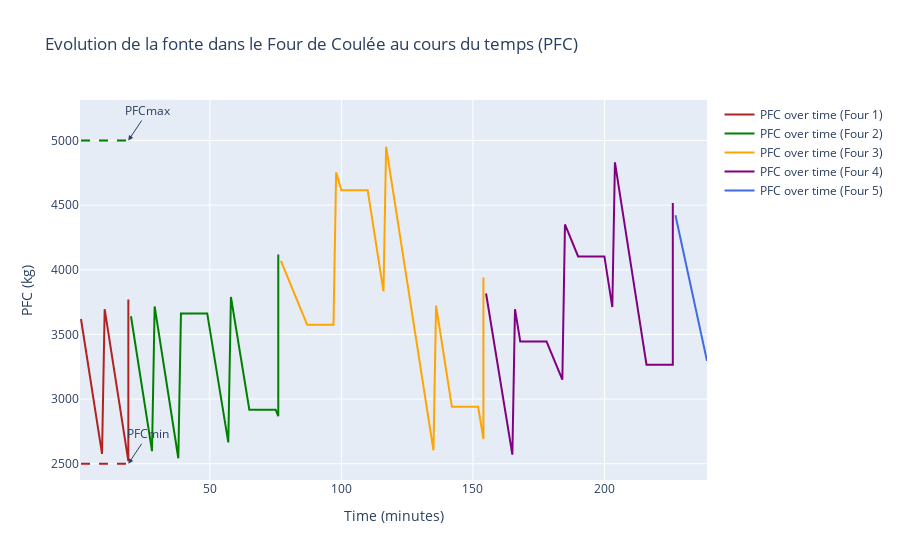
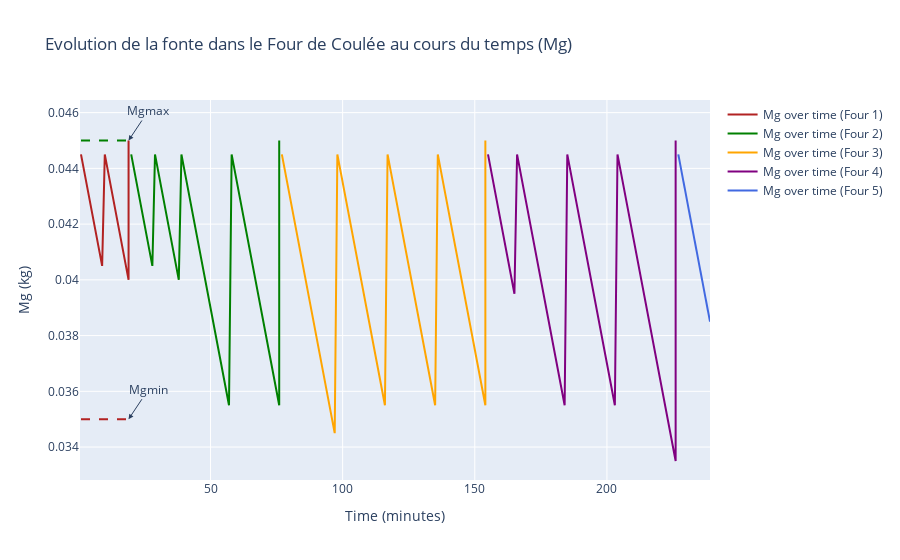

Notebook code cell kept with these figures, in order:
### Code cell
import plotly.graph_objects as go

def Plot_consom(PFC_values_dict, Mgvalues_dict, times_dict, PFCmin, PFCmax, Mgmin, Mgmax):
    # Dictionnaire de couleurs pour chaque clé
    color_dict = {
        "chargement_et_fusion": 'royalblue',
        "Four 1": 'firebrick',
        "Four 2": 'green',
        "Four 3": 'orange',
        "Four 4": 'purple',
        "Four 5": 'royalblue'
    }

    # Create Plotly figure for PFC
    fig_pfc = go.Figure()

    # Add PFC lines for each key
    for key in PFC_values_dict.keys():
        fig_pfc.add_trace(go.Scatter(x=times_dict[key], y=PFC_values_dict[key], mode='lines', name=f'PFC over time ({key})', line=dict(color=color_dict[key])))

    # Add horizontal lines for PFCmin and PFCmax
    tmin, tmax = times_dict["Four 1"][0],times_dict["Four 1"][-1]
    fig_pfc.add_shape(type="line", x0=tmin, y0=PFCmin, x1=tmax, y1=PFCmin, line=dict(color="firebrick", width=2, dash="dash"), name="PFCmin")
    fig_pfc.add_shape(type="line", x0=tmin, y0=PFCmax, x1=tmax, y1=PFCmax, line=dict(color="green", width=2, dash="dash"), name="PFCmax")

    # Customize layout for PFC figure
    fig_pfc.update_layout(title='Evolution de la fonte dans le Four de Coulée au cours du temps (PFC)', 
                          xaxis_title='Time (minutes)', yaxis_title='PFC (kg)', 
                          template='plotly', showlegend=True,
                          annotations=[
                              dict(x=tmax, y=PFCmin, xref="x", yref="y", text="PFCmin", showarrow=True, arrowhead=2, ax=20, ay=-30),
                              dict(x=tmax, y=PFCmax, xref="x", yref="y", text="PFCmax", showarrow=True, arrowhead=2, ax=20, ay=-30)
                          ])

    # Show the PFC plot
    fig_pfc.show()

    # Create Plotly figure for Mg
    fig_mg = go.Figure()

    # Add Mg lines for each key
    for key in Mgvalues_dict.keys():
        fig_mg.add_trace(go.Scatter(x=times_dict[key], y=Mgvalues_dict[key], mode='lines', name=f'Mg over time ({key})', line=dict(color=color_dict[key])))

    # Add horizontal lines for Mgmin and Mgmax
    fig_mg.add_shape(type="line", x0=tmin, y0=Mgmin, x1=tmax, y1=Mgmin, line=dict(color="firebrick", width=2, dash="dash"), name="Mgmin")
    fig_mg.add_shape(type="line", x0=tmin, y0=Mgmax, x1=tmax, y1=Mgmax, line=dict(color="green", width=2, dash="dash"), name="Mgmax")

    # Customize layout for Mg figure
    fig_mg.update_layout(title='Evolution de la fonte dans le Four de Coulée au cours du temps (Mg)', 
                         xaxis_title='Time (minutes)', yaxis_title='Mg (kg)', 
                         template='plotly', showlegend=True,
                         annotations=[
                              dict(x=tmax, y=Mgmin, xref="x", yref="y", text="Mgmin", showarrow=True, arrowhead=2, ax=20, ay=-30),
                              dict(x=tmax, y=Mgmax, xref="x", yref="y", text="Mgmax", showarrow=True, arrowhead=2, ax=20, ay=-30)
                          ])

    # Show the Mg plot
    fig_mg.show()

# Call the function with the appropriate dictionaries and parameters
Plot_consom(PFC_Consomvalues_dict, Mgvalues_dict, times_dict, PFCmin, PFCmax, Mgmin, Mgmax)

### Figure 1 — Plotly figure (JSON) as saved in the notebook; plotly's stock layout.template omitted (floating-point values rounded to 4 significant figures)
{"data": [{"line": {"color": "royalblue"}, "mode": "lines", "name": "PFC over time (chargement_et_fusion)", "type": "scatter", "x": [], "y": []}, {"line": {"color": "firebrick"}, "mode": "lines", "name": "PFC over time (Four 1)", "type": "scatter", "x": [1, 2, 3, 4, 5, 6, 7, 8, 9, 10, 11, 12, 13, 14, 15, 16, 17, 18, 19, 19], "y": [3620.0, 3489.0, 3359.0, 3228.0, 3098.0, 2967.0, 2837.0, 2706.0, 2576.0, 3695.0, 3565.0, 3434.0, 3304.0, 3173.0, 3043.0, 2913.0, 2782.0, 2652.0, 2521.0, 3771.0]}, {"line": {"color": "green"}, "mode": "lines", "name": "PFC over time (Four 2)", "type": "scatter", "x": [20, 21, 22, 23, 24, 25, 26, 27, 28, 29, 30, 31, 32, 33, 34, 35, 36, 37, 38, 39, 40, 41, 42, 43, 44, 45, 46, 47, 48, 49, 50, 51, 52, 53, 54, 55, 56, 57, 58, 59, 60, 61, 62, 63, 64, 65, 66, 67, 68, 69, 70, 71, 72, 73, 74, 75, 76, 76], "y": [3641.0, 3510.0, 3380.0, 3249.0, 3119.0, 2988.0, 2858.0, 2727.0, 2597.0, 3716.0, 3586.0, 3456.0, 3325.0, 3195.0, 3064.0, 2934.0, 2803.0, 2673.0, 2542.0, 3662.0, 3662.0, 3662.0, 3662.0, 3662.0, 3662.0, 3662.0, 3662.0, 3662.0, 3662.0, 3662.0, 3537.0, 3413.0, 3288.0, 3163.0, 3039.0, 2914.0, 2789.0, 2665.0, 3790.0, 3665.0, 3541.0, 3416.0, 3291.0, 3167.0, 3042.0, 2918.0, 2918.0, 2918.0, 2918.0, 2918.0, 2918.0, 2918.0, 2918.0, 2918.0, 2918.0, 2918.0, 2868.0, 4118.0]}, {"line": {"color": "orange"}, "mode": "lines", "name": "PFC over time (Four 3)", "type": "scatter", "x": [77, 78, 79, 80, 81, 82, 83, 84, 85, 86, 87, 88, 89, 90, 91, 92, 93, 94, 95, 96, 97, 98, 99, 100, 101, 102, 103, 104, 105, 106, 107, 108, 109, 110, 111, 112, 113, 114, 115, 116, 117, 118, 119, 120, 121, 122, 123, 124, 125, 126, 127, 128, 129, 130, 131, 132, 133, 134, 135, 136, 137, 138, 139, 140, 141, 142, 143, 144, 145, 146, 147, 148, 149, 150, 151, 152, 153, 154, 154], "y": [4069.0, 4019.0, 3970.0, 3921.0, 3871.0, 3822.0, 3772.0, 3723.0, 3674.0, 3624.0, 3575.0, 3575.0, 3575.0, 3575.0, 3575.0, 3575.0, 3575.0, 3575.0, 3575.0, 3575.0, 3575.0, 4755.0, 4685.0, 4615.0, 4615.0, 4615.0, 4615.0, 4615.0, 4615.0, 4615.0, 4615.0, 4615.0, 4615.0, 4615.0, 4485.0, 4354.0, 4224.0, 4094.0, 3963.0, 3833.0, 4952.0, 4822.0, 4691.0, 4561.0, 4430.0, 4300.0, 4169.0, 4039.0, 3908.0, 3778.0, 3647.0, 3517.0, 3387.0, 3256.0, 3126.0, 2995.0, 2865.0, 2734.0, 2604.0, 3723.0, 3593.0, 3462.0, 3332.0, 3201.0, 3071.0, 2940.0, 2940.0, 2940.0, 2940.0, 2940.0, 2940.0, 2940.0, 2940.0, 2940.0, 2940.0, 2940.0, 2816.0, 2691.0, 3941.0]}, {"line": {"color": "purple"}, "mode": "lines", "name": "PFC over time (Four 4)", "type": "scatter", "x": [155, 156, 157, 158, 159, 160, 161, 162, 163, 164, 165, 166, 167, 168, 169, 170, 171, 172, 173, 174, 175, 176, 177, 178, 179, 180, 181, 182, 183, 184, 185, 186, 187, 188, 189, 190, 191, 192, 193, 194, 195, 196, 197, 198, 199, 200, 201, 202, 203, 204, 205, 206, 207, 208, 209, 210, 211, 212, 213, 214, 215, 216, 217, 218, 219, 220, 221, 222, 223, 224, 225, 226, 226], "y": [3817.0, 3692.0, 3567.0, 3443.0, 3318.0, 3193.0, 3069.0, 2944.0, 2819.0, 2695.0, 2570.0, 3695.0, 3571.0, 3446.0, 3446.0, 3446.0, 3446.0, 3446.0, 3446.0, 3446.0, 3446.0, 3446.0, 3446.0, 3446.0, 3397.0, 3347.0, 3298.0, 3249.0, 3199.0, 3150.0, 4350.0, 4301.0, 4252.0, 4202.0, 4153.0, 4103.0, 4103.0, 4103.0, 4103.0, 4103.0, 4103.0, 4103.0, 4103.0, 4103.0, 4103.0, 4103.0, 3973.0, 3842.0, 3712.0, 4832.0, 4701.0, 4571.0, 4440.0, 4310.0, 4179.0, 4049.0, 3918.0, 3788.0, 3657.0, 3527.0, 3396.0, 3266.0, 3266.0, 3266.0, 3266.0, 3266.0, 3266.0, 3266.0, 3266.0, 3266.0, 3266.0, 3266.0, 4516.0]}, {"line": {"color": "royalblue"}, "mode": "lines", "name": "PFC over time (Four 5)", "type": "scatter", "x": [227, 228, 229, 230, 231, 232, 233, 234, 235, 236, 237, 238, 239], "y": [4422.0, 4328.0, 4234.0, 4140.0, 4046.0, 3953.0, 3859.0, 3765.0, 3671.0, 3577.0, 3483.0, 3389.0, 3295.0]}], "layout": {"annotations": [{"arrowhead": 2, "ax": 20, "ay": -30, "showarrow": true, "text": "PFCmin", "x": 19, "xref": "x", "y": 2500, "yref": "y"}, {"arrowhead": 2, "ax": 20, "ay": -30, "showarrow": true, "text": "PFCmax", "x": 19, "xref": "x", "y": 5000, "yref": "y"}], "shapes": [{"line": {"color": "firebrick", "dash": "dash", "width": 2}, "name": "PFCmin", "type": "line", "x0": 1, "x1": 19, "y0": 2500, "y1": 2500}, {"line": {"color": "green", "dash": "dash", "width": 2}, "name": "PFCmax", "type": "line", "x0": 1, "x1": 19, "y0": 5000, "y1": 5000}], "showlegend": true, "title": {"text": "Evolution de la fonte dans le Four de Coulée au cours du temps (PFC)"}, "xaxis": {"title": {"text": "Time (minutes)"}}, "yaxis": {"title": {"text": "PFC (kg)"}}}}

### Figure 2 — Plotly figure (JSON) as saved in the notebook; plotly's stock layout.template omitted (floating-point values rounded to 4 significant figures)
{"data": [{"line": {"color": "royalblue"}, "mode": "lines", "name": "Mg over time (chargement_et_fusion)", "type": "scatter", "x": [], "y": []}, {"line": {"color": "firebrick"}, "mode": "lines", "name": "Mg over time (Four 1)", "type": "scatter", "x": [1, 2, 3, 4, 5, 6, 7, 8, 9, 10, 11, 12, 13, 14, 15, 16, 17, 18, 19, 19], "y": [0.0445, 0.044, 0.0435, 0.043, 0.0425, 0.042, 0.0415, 0.041, 0.0405, 0.0445, 0.044, 0.0435, 0.043, 0.0425, 0.042, 0.0415, 0.041, 0.0405, 0.04, 0.045]}, {"line": {"color": "green"}, "mode": "lines", "name": "Mg over time (Four 2)", "type": "scatter", "x": [20, 21, 22, 23, 24, 25, 26, 27, 28, 29, 30, 31, 32, 33, 34, 35, 36, 37, 38, 39, 40, 41, 42, 43, 44, 45, 46, 47, 48, 49, 50, 51, 52, 53, 54, 55, 56, 57, 58, 59, 60, 61, 62, 63, 64, 65, 66, 67, 68, 69, 70, 71, 72, 73, 74, 75, 76, 76], "y": [0.0445, 0.044, 0.0435, 0.043, 0.0425, 0.042, 0.0415, 0.041, 0.0405, 0.0445, 0.044, 0.0435, 0.043, 0.0425, 0.042, 0.0415, 0.041, 0.0405, 0.04, 0.0445, 0.044, 0.0435, 0.043, 0.0425, 0.042, 0.0415, 0.041, 0.0405, 0.04, 0.0395, 0.039, 0.0385, 0.038, 0.0375, 0.037, 0.0365, 0.036, 0.0355, 0.0445, 0.044, 0.0435, 0.043, 0.0425, 0.042, 0.0415, 0.041, 0.0405, 0.04, 0.0395, 0.039, 0.0385, 0.038, 0.0375, 0.037, 0.0365, 0.036, 0.0355, 0.045]}, {"line": {"color": "orange"}, "mode": "lines", "name": "Mg over time (Four 3)", "type": "scatter", "x": [77, 78, 79, 80, 81, 82, 83, 84, 85, 86, 87, 88, 89, 90, 91, 92, 93, 94, 95, 96, 97, 98, 99, 100, 101, 102, 103, 104, 105, 106, 107, 108, 109, 110, 111, 112, 113, 114, 115, 116, 117, 118, 119, 120, 121, 122, 123, 124, 125, 126, 127, 128, 129, 130, 131, 132, 133, 134, 135, 136, 137, 138, 139, 140, 141, 142, 143, 144, 145, 146, 147, 148, 149, 150, 151, 152, 153, 154, 154], "y": [0.0445, 0.044, 0.0435, 0.043, 0.0425, 0.042, 0.0415, 0.041, 0.0405, 0.04, 0.0395, 0.039, 0.0385, 0.038, 0.0375, 0.037, 0.0365, 0.036, 0.0355, 0.035, 0.0345, 0.0445, 0.044, 0.0435, 0.043, 0.0425, 0.042, 0.0415, 0.041, 0.0405, 0.04, 0.0395, 0.039, 0.0385, 0.038, 0.0375, 0.037, 0.0365, 0.036, 0.0355, 0.0445, 0.044, 0.0435, 0.043, 0.0425, 0.042, 0.0415, 0.041, 0.0405, 0.04, 0.0395, 0.039, 0.0385, 0.038, 0.0375, 0.037, 0.0365, 0.036, 0.0355, 0.0445, 0.044, 0.0435, 0.043, 0.0425, 0.042, 0.0415, 0.041, 0.0405, 0.04, 0.0395, 0.039, 0.0385, 0.038, 0.0375, 0.037, 0.0365, 0.036, 0.0355, 0.045]}, {"line": {"color": "purple"}, "mode": "lines", "name": "Mg over time (Four 4)", "type": "scatter", "x": [155, 156, 157, 158, 159, 160, 161, 162, 163, 164, 165, 166, 167, 168, 169, 170, 171, 172, 173, 174, 175, 176, 177, 178, 179, 180, 181, 182, 183, 184, 185, 186, 187, 188, 189, 190, 191, 192, 193, 194, 195, 196, 197, 198, 199, 200, 201, 202, 203, 204, 205, 206, 207, 208, 209, 210, 211, 212, 213, 214, 215, 216, 217, 218, 219, 220, 221, 222, 223, 224, 225, 226, 226], "y": [0.0445, 0.044, 0.0435, 0.043, 0.0425, 0.042, 0.0415, 0.041, 0.0405, 0.04, 0.0395, 0.0445, 0.044, 0.0435, 0.043, 0.0425, 0.042, 0.0415, 0.041, 0.0405, 0.04, 0.0395, 0.039, 0.0385, 0.038, 0.0375, 0.037, 0.0365, 0.036, 0.0355, 0.0445, 0.044, 0.0435, 0.043, 0.0425, 0.042, 0.0415, 0.041, 0.0405, 0.04, 0.0395, 0.039, 0.0385, 0.038, 0.0375, 0.037, 0.0365, 0.036, 0.0355, 0.0445, 0.044, 0.0435, 0.043, 0.0425, 0.042, 0.0415, 0.041, 0.0405, 0.04, 0.0395, 0.039, 0.0385, 0.038, 0.0375, 0.037, 0.0365, 0.036, 0.0355, 0.035, 0.0345, 0.034, 0.0335, 0.045]}, {"line": {"color": "royalblue"}, "mode": "lines", "name": "Mg over time (Four 5)", "type": "scatter", "x": [227, 228, 229, 230, 231, 232, 233, 234, 235, 236, 237, 238, 239], "y": [0.0445, 0.044, 0.0435, 0.043, 0.0425, 0.042, 0.0415, 0.041, 0.0405, 0.04, 0.0395, 0.039, 0.0385]}], "layout": {"annotations": [{"arrowhead": 2, "ax": 20, "ay": -30, "showarrow": true, "text": "Mgmin", "x": 19, "xref": "x", "y": 0.035, "yref": "y"}, {"arrowhead": 2, "ax": 20, "ay": -30, "showarrow": true, "text": "Mgmax", "x": 19, "xref": "x", "y": 0.045, "yref": "y"}], "shapes": [{"line": {"color": "firebrick", "dash": "dash", "width": 2}, "name": "Mgmin", "type": "line", "x0": 1, "x1": 19, "y0": 0.035, "y1": 0.035}, {"line": {"color": "green", "dash": "dash", "width": 2}, "name": "Mgmax", "type": "line", "x0": 1, "x1": 19, "y0": 0.045, "y1": 0.045}], "showlegend": true, "title": {"text": "Evolution de la fonte dans le Four de Coulée au cours du temps (Mg)"}, "xaxis": {"title": {"text": "Time (minutes)"}}, "yaxis": {"title": {"text": "Mg (kg)"}}}}
